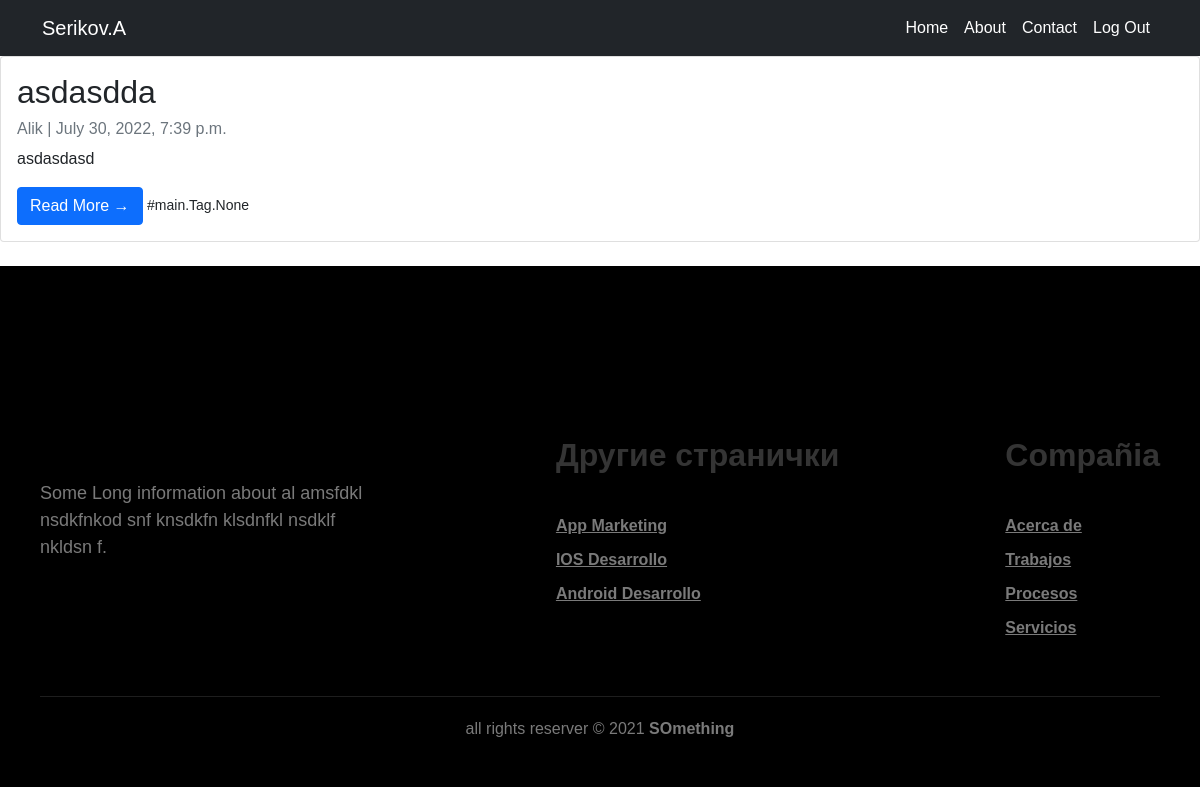
/posts/ (signed in), run on the app's committed database.
### main/models.py (models this page shows, shortened)
class Post(models.Model):
    class Meta:
        ordering = ["-publish_date"]
    title = models.CharField(max_length=255, unique=True)
    subtitle = models.CharField(max_length=255, blank=True)
    slug = models.SlugField(max_length=255, unique=True, default=uuid.uuid1)
    body = models.TextField()
    meta_description = models.CharField(max_length=150, blank=True)
    date_created = models.DateTimeField(auto_now_add=True)
    date_modified = models.DateTimeField(auto_now=True)
    publish_date = models.DateTimeField(default=timezone.now, blank=True, null=True)
    published = models.BooleanField(default=False)
    status = models.IntegerField(choices=STATUS, default=0)
    author = models.ForeignKey(CustomUser, on_delete=models.PROTECT)
    tags = models.ManyToManyField(Tag, blank=True)

class CustomUser(AbstractUser):
    resume = models.TextField(max_length=10000, null=True)
    age = models.DateField(null=True, blank=True)
    profile_image = models.ImageField(storage=fs, blank=True, null=True)
    verification_image = models.ImageField(storage=fs, blank=True, null=True)
    country = CountryField(null=True)
    interest = models.TextField(max_length=1000, null=True, blank=True)
    is_active = models.BooleanField(default=False)
    created_at = models.DateTimeField(default=timezone.now)
    USERNAME_FIELD = 'username'
    REQUIRED_FIELDS = ['email']
    def __str__(self):
        return self.username

### main/views.py (the view)
# urls.py: path('posts/', views.PostList.as_view(), name='post_list'),
class PostList(UserPassesTestMixin, ListView):
    queryset = Post.objects.filter(status=1).order_by('-publish_date')
    template_name = 'post_list.html'
    def test_func(self):
        return self.request.user.is_authenticated
    def get_context_data(self, **kwargs):
        context = super().get_context_data(**kwargs)
        context['post_list'] = self.queryset
        context['Tag'] = Tag.objects.all()
        return context

### main/templates/post_list.html
{% extends 'base.html' %}
{% block content %}
	{% for post in post_list %}
		<div class="card mb-4">
		    <div class="card-body">
		        <h2 class="card-title">{{ post.title }}</h2>
		        <p class="card-text text-muted h6">{{ post.author }} | {{ post.publish_date }} </p>
		        <p class="card-text">{{post.body|slice:":200" }}</p>
		        <a href="{% url 'post_detail' post.slug  %}" class="btn btn-primary">Read More &rarr;</a>
		      	<small>#{{ post.tags}}</small>
		    </div>
		</div>
	{% endfor %}
{% endblock %}

### main/static/style.css (style rules this page uses)
* { margin: 0; padding: 0; box-sizing: border-box; font-family: 'Nunito', sans-serif; text-decoration: none; }
:root { --color-esqueleto:#EFF3F5; }

### data on the page
Post: title "asdasdda", author "Alik", publish_date "July 30, 2022, 7:39 p.m.", body "asdasdasd", tags "main.Tag.None"
